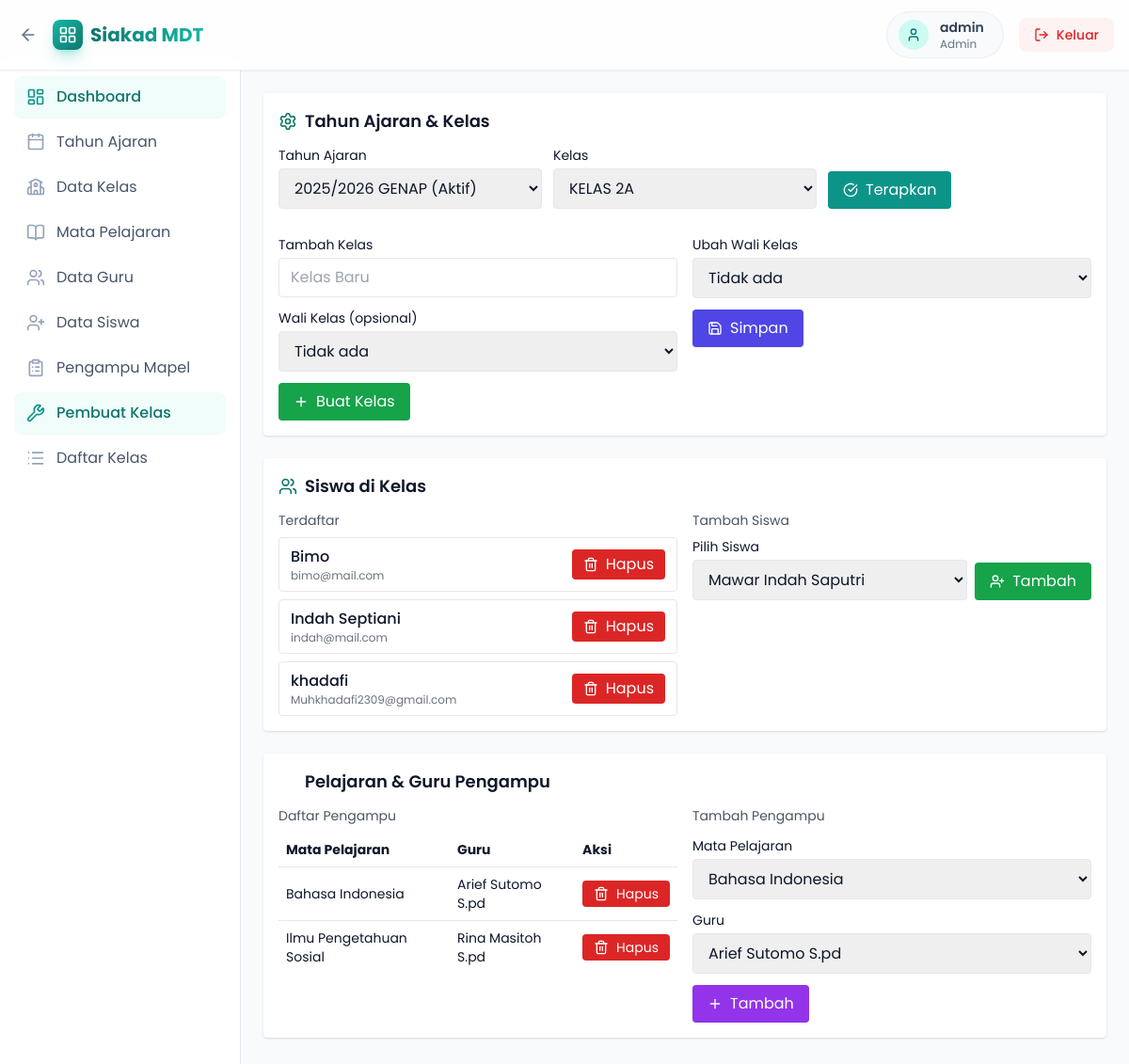
The page /public/index.php?page=admin&resource=class_builder (signed in) on the database its author committed.
### tables this page shows
CREATE TABLE `users` (
  `id` int(11) NOT NULL,
  `username` varchar(50) NOT NULL,
  `password_hash` varchar(255) NOT NULL,
  `role` enum('admin','teacher','student') NOT NULL,
  `created_at` datetime NOT NULL DEFAULT current_timestamp()
);

CREATE TABLE `students` (
  `id` int(11) NOT NULL,
  `user_id` int(11) NOT NULL,
  `name` varchar(100) NOT NULL,
  `nis` varchar(20) DEFAULT NULL,
  `email` varchar(100) DEFAULT NULL
);

CREATE TABLE `class_subjects` (
  `id` int(11) NOT NULL,
  `class_id` int(11) NOT NULL,
  `subject_id` int(11) NOT NULL,
  `teacher_id` int(11) NOT NULL,
  `day` varchar(10) DEFAULT NULL,
  `start_time` time DEFAULT NULL,
  `end_time` time DEFAULT NULL
);

CREATE TABLE `subjects` (
  `id` int(11) NOT NULL,
  `name` varchar(100) NOT NULL
);

CREATE TABLE `teachers` (
  `id` int(11) NOT NULL,
  `user_id` int(11) NOT NULL,
  `name` varchar(100) NOT NULL,
  `nip` varchar(20) DEFAULT NULL,
  `email` varchar(100) DEFAULT NULL
);

### views/admin/class_builder.php (the view, shortened to what the rows shown need)
<div class="space-y-6">
  <div class="bg-white shadow rounded p-4 hover:shadow-md transition-shadow">
    <div class="grid grid-cols-1 md:grid-cols-2 gap-4">
      <div>
        <div class="space-y-2">
          <?php foreach ($students_in_class as $s): ?>
            <div class="flex items-center justify-between border rounded px-3 py-2">
              <div>
                <div class="font-medium"><?= htmlspecialchars($s['name']) ?></div>
                <div class="text-xs text-gray-500"><?= htmlspecialchars($s['email'] ?? '') ?></div>
              </div>
              <form method="post" aria-label="Hapus Siswa">
                <button class="inline-flex items-center gap-2 px-3 py-1 bg-red-600 hover:bg-red-700 text-white rounded transition-colors" data-confirm="Hapus siswa dari kelas?">
                  <i data-lucide="trash-2" class="w-4 h-4"></i>
                  <span>Hapus</span>
                </button>
              </form>
            </div>
          <?php endforeach; ?>
        </div>
      </div>
    </div>
  </div>
  <div class="bg-white shadow rounded p-4 hover:shadow-md transition-shadow">
    <div class="grid grid-cols-1 md:grid-cols-2 gap-4">
      <div>
        <table class="min-w-full text-sm">
          <thead>
            <tr class="text-left">
              <th class="px-2 py-2">Mata Pelajaran</th>
              <th class="px-2 py-2">Guru</th>
              <th class="px-2 py-2">Aksi</th>
            </tr>
          </thead>
          <tbody>
            <?php foreach ($assignments as $a): ?>
              <tr class="border-t">
                <td class="px-2 py-2"><?= htmlspecialchars($a['subject_name']) ?></td>
                <td class="px-2 py-2"><?= htmlspecialchars($a['teacher_name']) ?></td>
                <td class="px-2 py-2">
                  <form method="post" aria-label="Hapus Pengampu">
                    <button class="inline-flex items-center gap-2 px-3 py-1 bg-red-600 hover:bg-red-700 text-white rounded transition-colors" data-confirm="Hapus pengampu?">
                      <i data-lucide="trash-2" class="w-4 h-4"></i>
                      <span>Hapus</span>
                    </button>
                  </form>
                </td>
              </tr>
            <?php endforeach; ?>
          </tbody>
        </table>
      </div>
    </div>
  </div>
</div>

### views/layout.php (shortened to what the rows shown need)
<?php
require_once BASE_PATH . '/config/auth.php';
$u = current_user();
?>
<!DOCTYPE html>
<html>
<head>
<script src="https://cdn.tailwindcss.com"></script>
</head>
<body class="bg-slate-50 min-h-screen font-poppins text-slate-900 bg-[url('https://www.transparenttextures.com/patterns/cubes.png')]">
<header class="bg-white/80 backdrop-blur-md shadow-sm sticky top-0 z-40 border-b border-slate-200/60" aria-label="Header">
  <div class="max-w-7xl mx-auto px-4 py-3 flex items-center justify-between">
    <div class="flex items-center gap-4">
      <?php if ($u): ?>
        <div class="hidden sm:flex items-center gap-3 px-3 py-1.5 bg-slate-100/50 rounded-full border border-slate-200/60">
          <div class="w-8 h-8 rounded-full bg-brand-100 text-brand-700 flex items-center justify-center">
            <i data-lucide="user" class="w-4 h-4"></i>
          </div>
          <div class="flex flex-col leading-none mr-2">
             <span class="text-sm font-semibold text-slate-700"><?= htmlspecialchars($u['username']) ?></span>
             <span class="text-xs text-slate-500 capitalize"><?= htmlspecialchars($u['role']) ?></span>
          </div>
        </div>
        <a href="index.php?page=logout" class="inline-flex items-center gap-2 px-4 py-2 bg-red-50 text-red-600 rounded-lg hover:bg-red-100 hover:text-red-700 focus:outline-none focus:ring-2 focus:ring-red-400 transition-all font-medium text-sm" aria-label="Keluar">
          <i data-lucide="log-out" class="w-4 h-4"></i>
          <span class="hidden sm:inline">Keluar</span>
        </a>
      <?php endif; ?>
    </div>
  </div>
</header>
<?php if ($u && $u['role'] === 'admin'): ?>
  <div class="flex pt-0">
    <main class="flex-1 ml-0 md:ml-64 p-6 min-h-[calc(100vh-65px)]">
      <?php require $content; ?>
    </main>
  </div>
<?php endif; ?>
</body>
</html>

### rows shown on the page
users: username "admin", role "Admin"
students: name "Bimo", email "bimo@mail.com"
students: name "Indah Septiani", email "indah@mail.com"
students: name "khadafi", email "Muhkhadafi2309@gmail.com"
class_subjects: subject.name "Bahasa Indonesia", teacher.name "Arief Sutomo S.pd"
class_subjects: subject.name "Ilmu Pengetahuan Sosial", teacher.name "Rina Masitoh S.pd"

### other values the page prints
$item['label'] "Dashboard"
$item['label'] "Tahun Ajaran"
$item['label'] "Data Kelas"
$item['label'] "Mata Pelajaran"
$item['label'] "Data Guru"
$item['label'] "Data Siswa"
$item['label'] "Pengampu Mapel"
$item['label'] "Pembuat Kelas"
$item['label'] "Daftar Kelas"
form field academic_year_id "2025/2026 GENAP (Aktif)"
form field class_id "KELAS 2A"
form field student_id "Mawar Indah Saputri"
form field subject_id "Bahasa Indonesia"
form field teacher_id "Arief Sutomo S.pd"
